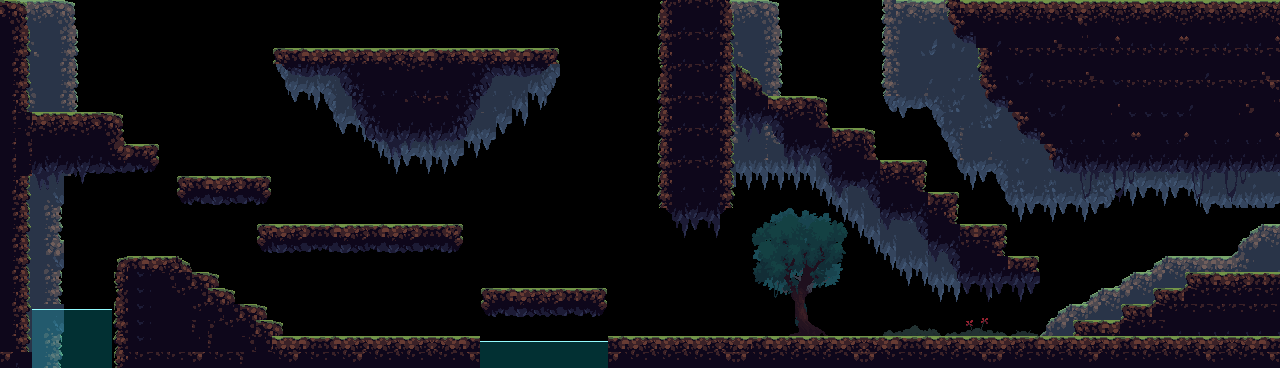

Below is a game level as drawn by its tile map, then a one-line description and the .tmx that defines it (tile-layer data replaced by summaries):
An orthogonal 80x23 tile map with 16x16 px tiles, 3 tile layers (Tile Layer 3, Tile Layer 2, Tile Layer 1) and 7 objects (Player).

<map version="1.10" tiledversion="1.11.2" orientation="orthogonal" renderorder="right-down" width="80" height="23" tilewidth="16" tileheight="16" infinite="0" nextlayerid="7" nextobjectid="19">
 <tileset firstgid="1" source="basic.tsx" />
 <layer id="4" name="Tile Layer 3" width="80" height="23">
  <data>[1840 cells, 525 non-empty, 156 distinct tile ids]</data>
 </layer>
 <layer id="3" name="Tile Layer 2" width="80" height="23">
  <data>[1840 cells, 177 non-empty, 149 distinct tile ids]</data>
 </layer>
 <layer id="2" name="Tile Layer 1" width="80" height="23">
  <data>[1840 cells, 986 non-empty, 298 distinct tile ids]</data>
 </layer>
 <objectgroup id="5" name="SpawnPoints" class="Player">
  <object id="1" name="Player" type="Player" x="64" y="64" width="32" height="32" />
 </objectgroup>
 <objectgroup id="6" name="Collisions">
  <object id="2" x="0" y="0" width="32" height="368" />
  <object id="3" x="32" y="112" width="96" height="32" />
  <object id="4" x="32" y="144" width="128" height="32" />
  <object id="5" x="176" y="176" width="96" height="32" />
  <object id="6" x="256" y="224" width="208" height="32" />
  <object id="10" x="112" y="256" width="80" height="112" />
 </objectgroup>
</map>
